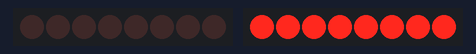
Recording of a sketch running on a simulated Arduino Uno, built with avr-gcc and run on an emulated ATmega328P. Parts: 2 × 8 shift-register outputs drawn as a row of LEDs (first output left, lit = HIGH). Wiring (inferred from the names in the program): 2 × shift register (74HC595): data pin 11, shift clock pin 13, latch pin 12 / data pin 9, shift clock pin 10. Wiring (inferred from the signals the program sends): 2 × row of LEDs: on Q0, Q1, Q2, Q3, Q4, Q5, Q6, Q7 / on Q0, Q1, Q2, Q3, Q4, Q5, Q6, Q7.

Above: at 0.01 s.
At 0.81 s:
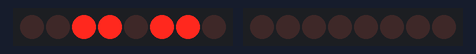
At 1.61 s:
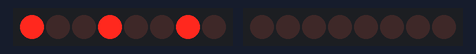
At 2.41 s:
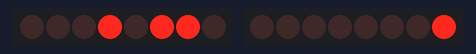
At 3.3 s:
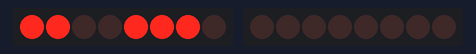
At 3.7 s:
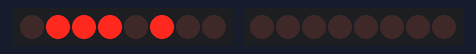
Timing chart, 0 to 5.2 s (numbered marks = the images above):
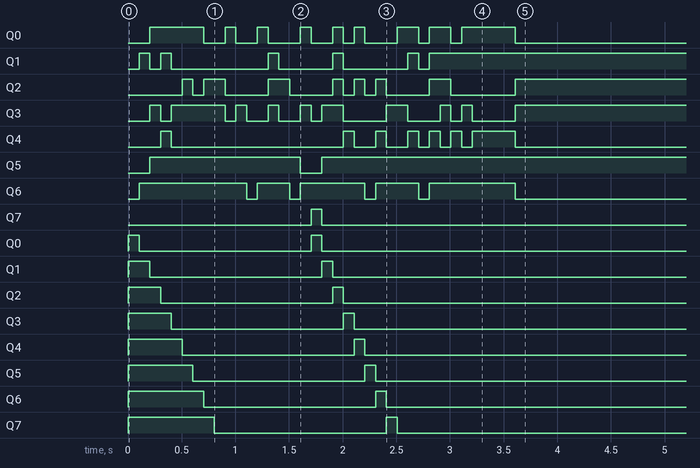

Measured:
- by itself, Q0: HIGH → LOW at 0.70 s, → HIGH 0.20 s later, → LOW 0.10 s later, → HIGH 0.20 s later, … (17 changes in this stretch)
- by itself, Q2: HIGH → LOW at 0.60 s, → HIGH 0.10 s later, → LOW 0.20 s later, → HIGH 0.40 s later, … (14 changes in this stretch)
- by itself, Q3: HIGH → LOW at 0.30 s, → HIGH 0.10 s later, → LOW 0.50 s later, → HIGH 0.10 s later, … (18 changes in this stretch)
- by itself, Q4: HIGH → LOW at 0.40 s, → HIGH 1.6 s later, → LOW 0.10 s later, → HIGH 0.20 s later, … (13 changes in this stretch)
- by itself, Q6: HIGH → LOW at 1.1 s, → HIGH 0.10 s later, → LOW 0.30 s later, → HIGH 0.10 s later, … (9 changes in this stretch)

The sketch:

lcd.ino
```cpp
int rs = 9;   // H: data, L: instruction code
int e = 10;    // H,H -> L chip enable signal
int out = 11;  // data pin to 8 bit shift reg
int rclk = 12;
int srclk = 13;

// voltage resistors to rmr
// R2 = 220Ohm
// R1 = 680Ohm on Vin 5v

int cursor = 0x00;

void setup() {
  pinMode(rs, OUTPUT);
  pinMode(e, OUTPUT);
  pinMode(out, OUTPUT);
  pinMode(rclk, OUTPUT);
  pinMode(srclk, OUTPUT);
  init_mode();
  set_display();
  write_instruction(0b00000110);
  clear_display();
  shiftOut(out, srclk, LSBFIRST, 0);
  digitalWrite(rclk, LOW);
  digitalWrite(rclk, HIGH);
  digitalWrite(rclk, LOW);
  char text[] = "Bisimillah and I hope this workssss.";
  int len = sizeof(text)/sizeof(char) - 1;
  write_text(text, len);

  // write_char(0x86, 's');
  // write_char(0x87, 'x');
  // write_char(0x88, 'e');
  // write_char(0x89, 'l');
  // write_char(0x8A, ' ');
  // write_char(0x8B, ';');
  // write_char(0x8C, '_');
  // write_char(0x8D, ';');

  // delay(1000);
  // write_instruction(0b00010000);
  // delay(800);
  // write_instruction(0b00010000);
  // delay(800);
  // write_instruction(0b00010000);

  // delay(1000);

  // write_char(0x8B, ':');
  // delay(100);
  // write_char(0x8C, 'D');
  // delay(100);
  // write_char(0x8D, '^');

  // write_data(0b10100000);
  // write_data(0b10101010);
}

void write_text(char* str, int strlen) {
  if ((cursor + strlen) > 0x4f) {
    cursor = 0x00;
    clear_display();
  }
  for (int i = 0; i < strlen; i ++) {
    write_char(cursor + i, str[i]);
    if ((cursor + i) > 0x0F && (cursor + i) < 0x40) {
      write_instruction(0x80 | 0x40);
      cursor = 0x40;
    }
  }
}

void write_char(int pos, unsigned char c) {
  // write_instruction(pos | 0x80);
  delay(100);
  write_data(c);
}

void set_display() {
  unsigned char data = 0b00001111;
  write_instruction(data);
}


void clear_display() {
  unsigned char data = 0b00000001;
  write_instruction(data);
  delay(2);
}

void init_mode() {
  unsigned char data = 0b00111000;
  write_instruction(data);
}

void write_instruction(unsigned char data) {
  digitalWrite(rs, LOW);
  shiftOut(out, srclk, MSBFIRST, data);
  digitalWrite(rclk, LOW);
  digitalWrite(rclk, HIGH);
  digitalWrite(rclk, LOW);
  digitalWrite(e, LOW);
  digitalWrite(e, HIGH);
  digitalWrite(e, LOW);
  delayMicroseconds(40);
}

void write_data(unsigned char data) {
  digitalWrite(rs, HIGH);
  shiftOut(out, srclk, MSBFIRST, data);
  digitalWrite(rclk, LOW);
  digitalWrite(rclk, HIGH);
  digitalWrite(rclk, LOW);
  digitalWrite(e, LOW);
  digitalWrite(e, HIGH);
  digitalWrite(e, LOW);
  delayMicroseconds(37);
}


void loop() {
  // put your main code here, to run repeatedly:
}
```
